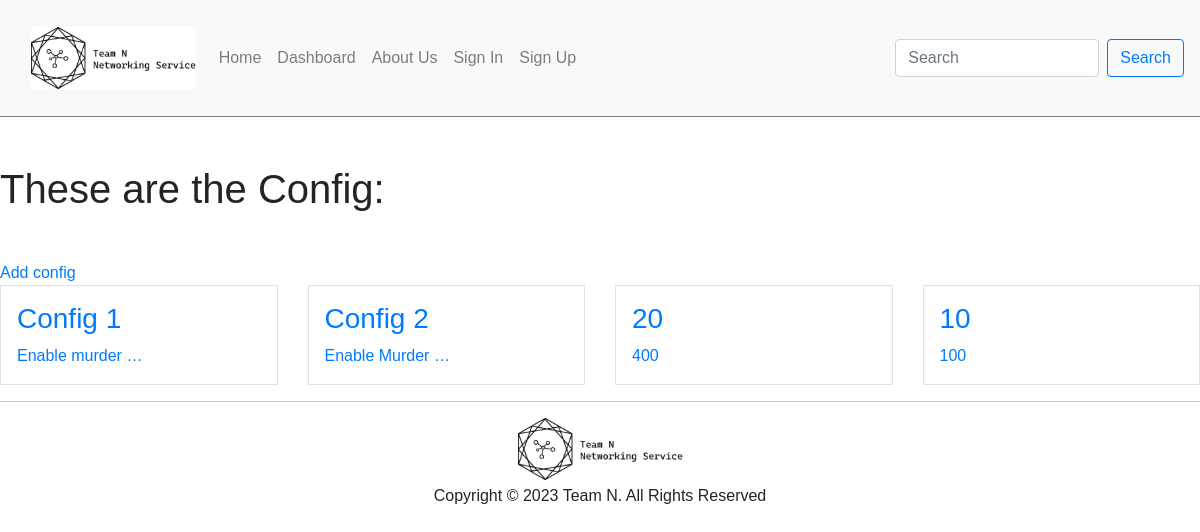
The app's page /topology/config, older data.
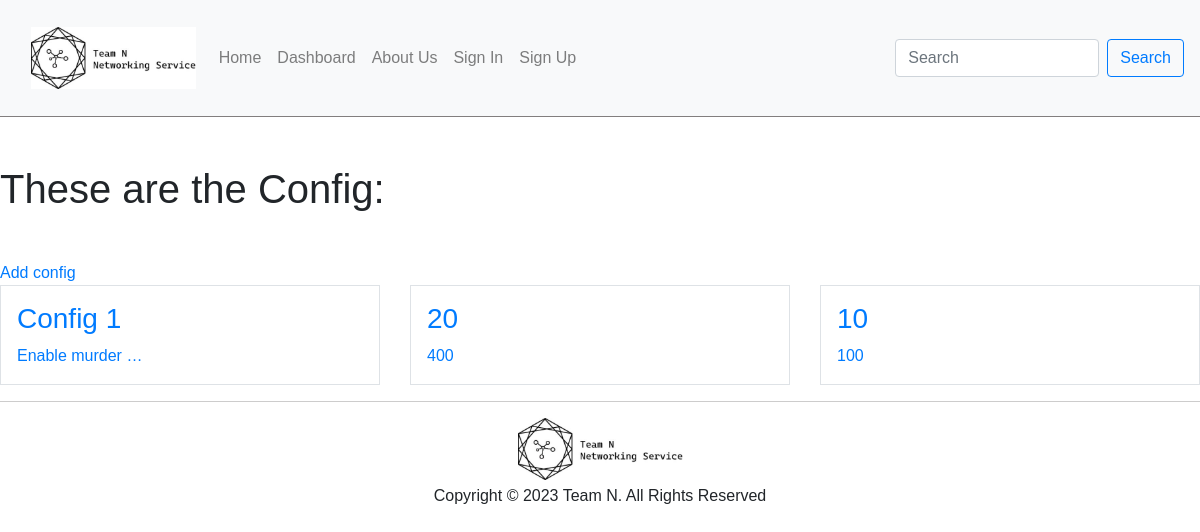
The same page, newer data.
### topology/models.py (models this page shows)
class SwitchConfig(models.Model):
    input_data = models.TextField()
    output = models.TextField()
    timestamp = models.DateTimeField(auto_now_add=True)

### topology/views.py (the view)
# urls.py: path('config', views.ViewListConfig.as_view(), name='config'),
class ViewListConfig(ListView):
    model = SwitchConfig
    context_object_name = "configs"
    template_name = "viewlistconfig.html"

### topology/templates/viewlistconfig.html
{% extends "base.html" %}
{% block content %}
    <h1 class="my-5">These are the Config:</h1> <a href="{% url 'addconfig' %}">Add config</a>
    <div class="row row-cols3 g-2">
        {% for config in configs %}
        <div class="col">
            <div class="p-3 border">
                <a href="{% url 'configdetail' pk=config.id %}"> <h3>{{config.input_data}}</h3>
                {{config.output|truncatechars:15}}</a>
            </div>
        </div>
        {% endfor %}
    </div>
{% endblock %}

Row changes from the older to the newer data that the page shows:
removed SwitchConfig: input_data "Config 2", output "Enable Murder …"
